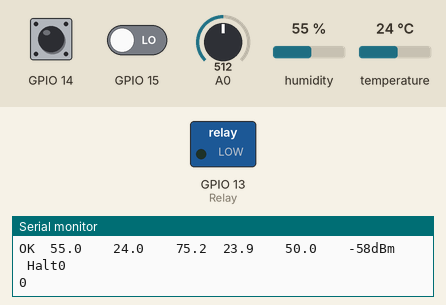
This sketch was run on a simulated ESP8266 (NodeMCU). On the bench: switched loads named in the sketch (green lamp = pin HIGH), the last lines printed to the serial monitor. The inputs (shaded band) are chosen by the test bench; at power-on: GPIO 15 LOW, GPIO 14 HIGH, A0 = 512, humidity 55 %, temperature 24 °C. WiFi joins after 1.5 s; servers stay silent unless stated.

Above: at 3.0 s.
3.1 s: GPIO 15 driven HIGH
At 4.2 s:
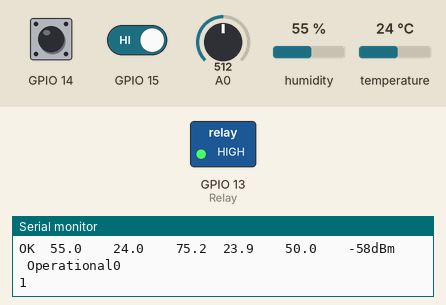
9.6 s: GPIO 15 driven LOW
At 11.4 s:
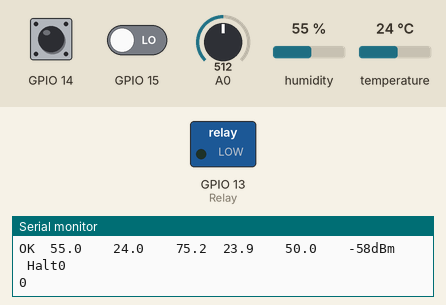
Timing chart, 0 to 12.9 s (numbered marks = the images above; inputs shaded):
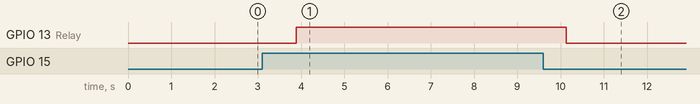

The sketch:

code.ino
```cpp
#include <ESP8266WiFi.h>
#define BLYNK_PRINT Serial
#include "DHTesp.h"
#include <BlynkSimpleEsp8266.h>
#include <SimpleTimer.h>
SimpleTimer timer;
char auth[] = "7EOx0kYMNxdCyhNVFlT5llYcp-DeS7RI";

#define DHTpin 0   //D3 of NodeMCU is GPIO14
DHTesp dht;
WiFiClient client;
WiFiServer server(80);


int Raw       = A0;      //Analog channel A0 as used to measure temperature
int threshold = 16;      //Nodemcu digital pin water sensor read-GPIO16---D0 of NodeMCU
int Relay = 13;       // GPIO13---D7 of NodeMCU--Motor connection
int WiFiStrength = 0;
int value;

const char* ssid = "Redmi";
const char* password = "partik123";

const char *host ="api.thingspeak.com";//api.thingspeak.com
String apiKey = "G3ACNARGLITZU2TB";

//To connect to IFTTT
String MakerIFTTT_Key ;
String MakerIFTTT_Event;
char *append_str(char *here, String s) {  int i=0; while (*here++ = s[i]){i++;};return here-1;}
char *append_ul(char *here, unsigned long u) { char buf[20]; return append_str(here, ultoa(u, buf, 10));}
char post_rqst[256];char *p;
char *content_length_here;
char *json_start;
int compi;

void setup(void)
{
  Serial.begin(115200);
  Blynk.begin(auth, ssid, password);
  delay(10);
  dht.setup(DHTpin, DHTesp::DHT11); //for DHT11 Connect DHT sensor to GPIO 17
  pinMode(threshold,INPUT_PULLUP); //Pin#13 as output-Activate pullup at pin 13
  pinMode(Relay, OUTPUT);       //D7 as output
  digitalWrite(Relay, LOW);     //Deactivate Relay
  // Connect to WiFi network
  Serial.println();
  Serial.print("Connecting to ");
  Serial.println(ssid);
  WiFi.begin(ssid, password);
  while (WiFi.status() != WL_CONNECTED) {
    delay(500);
    Serial.print(".");
    }
  Serial.println("");
  Serial.println("WiFi connected");

  server.begin();
  Serial.println("Server started");
  // Print the IP address on serial monitor
  Serial.print("Use this URL to connect: ");
  Serial.print("http://");
  Serial.print(WiFi.localIP());
  Serial.println("/");
  Serial.println((WiFi.localIP().toString()));
  Serial.println(".");
  Serial.println("Status\tHumidity (%)\tTemperature (C)\t(F)\tHeatIndex (C)\tMoisture(%)\tWifi-Strength\tMotor-Pump");
}

void loop() {
 //timer.run(); // Initiates SimpleTimer
 Blynk.run();
 int state = digitalRead(13);
 float h =0.0;  //Humidity level
 float t =0.0;  //Temperature in celcius
 float f =0.0;  //Temperature in fahrenheit
 double analogValue = 0.0;
 double analogVolts = 0.0;
 unsigned long timeHolder = 0;
 //delay(dht.getMinimumSamplingPeriod());
 h = dht.getHumidity();    //Read humidity level
 t = dht.getTemperature(); //Read temperature in celcius
 f = (t * 1.8 ) + 32;        //Temperature converted to Fahrenheit
 WiFiStrength = WiFi.RSSI();
 analogValue = analogRead(A0); // read the analog signal
 analogVolts = 100-(analogValue * 100) / 1024;
 Blynk.virtualWrite(V0, t);
 Blynk.virtualWrite(V1, h);
 WidgetLED led1(V2);
 Blynk.virtualWrite(V3, analogVolts);
 int chartValue = analogVolts; //(analogValue * 100) / 510;
 //chartValue = 100 - chartValue;

 Serial.print(dht.getStatusString());
 Serial.print("\t");
 Serial.print(h, 1);
 Serial.print("\t\t");
 Serial.print(t, 1);
 Serial.print("\t\t");
 Serial.print(dht.toFahrenheit(t), 1);
 Serial.print("\t");
 Serial.print(dht.computeHeatIndex(t, h, false), 1);
 Serial.print("\t\t");
 Serial.print(analogVolts, 1);
 Serial.print("\t\t");
 Serial.print(WiFiStrength);
 Serial.print("dBm");
 Serial.print("\t\t");
 if(state == HIGH)
   Serial.print("Operational");
   else{
   if(state == LOW)
    Serial.print("Halt");
   }
    Serial.println(value);
    Serial.println(state);

//delay(5000);
  WiFiClient client = server.available();   // Check if a client has connected
  String request = client.readStringUntil('\r');
  if (digitalRead(14)== LOW){
  if (digitalRead(2)== LOW) {
    Serial.println("webpage off");
    if (analogVolts<=20){
    digitalWrite(Relay, HIGH);
    value = HIGH;
    }
    if (analogVolts>=20){
    digitalWrite(Relay, LOW);
    value = LOW;
    }}}
  Serial.println("new client");
  //while(!client.available()){       // Wait until the client sends some data
    //delay(1);
  //}
      // Read the first line of the request
  Serial.println(request);
  Serial.println("***********************************************************************************************************************");
  Serial.println("Status\tHumidity (%)\tTemperature (C)\t(F)\tHeatIndex (C)\tMoisture(%)\tWifi-Strength\tMotor-Pump");
  client.flush();
  client.println("HTTP/1.1 200 OK");
  client.println("Content-Type: text/html");
  client.println(""); //  do not forget this one
  client.println("<!DOCTYPE HTML>");
  client.println("<html>");
  //

  client.println("<body bgcolor=white>");
  client.println("<h1 align=center>TEAM-OMNIPRESENT</h1><br><br>");
  client.println("<h1 align=center>Smart Irrigation</h1><br><br>");
  client.print("<h2 style=\"size:12px;\"> Webpage Controls:</h2>");
  // show some data on the webpage and the guage
  client.println("<table><tr><td>");
  client.print("WiFi Signal Strength: ");
  client.println(WiFiStrength);
  client.println("dBm<br>");
  //client.print("Moisture(%): ");
  //client.println(analogValue);
  client.print("<br>Moisture(%): ");
  client.println(analogVolts);

  client.print("<br>Temperature in Celsius =");
  client.println(t);
  client.println("<br>");
  client.print("Temperature in Fahrenheit =");
  client.println(f);
  client.println("<br>");
  client.print("Humidity =");
  client.println(h);
  client.print(" %");
  client.println("<br>");
  client.println(" <head>");
  client.println("<meta http-equiv=\"refresh\" content=\"5\">");
  client.println(" <script type=\"text/javascript\" src=\"https://www.gstatic.com/charts/loader.js\"></script>");
  client.println("  <script type=\"text/javascript\">");
  client.println("    google.charts.load('current', {'packages':['gauge']});");
  client.println("    google.charts.setOnLoadCallback(drawChart);");
  client.println("   function drawChart() {");
  client.println("      var data = google.visualization.arrayToDataTable([ ");
  client.println("        ['Label', 'Value'], ");
  client.print("        ['Moisture',  ");
  client.print(chartValue);
  client.println(" ], ");
  client.println("       ]); ");

  // setup the google chart options here
  client.println("    var options = {");
  client.println("      width: 900, height: 400,");
  client.println("      redFrom: 0, redTo: 25,");
  client.println("      yellowFrom: 25, yellowTo: 75,");
  client.println("      greenFrom: 75, greenTo: 100,");
  client.println("       minorTicks: 5");
  client.println("    };");
  client.println("   var chart = new google.visualization.Gauge(document.getElementById('chart_div'));");
  client.println("  chart.draw(data, options);");
  client.println("  setInterval(function() {");
  client.print("  data.setValue(0, 1, ");
  client.print(chartValue);
  client.println("    );");
  client.println("    chart.draw(data, options);");
  client.println("    }, 13000);");
  client.println("  }");
  client.println(" </script>");
  client.println("  </head>");
  client.println("  <body>");
  client.println("</td><td>");
  // below is the google chart html
  client.println("<div id=\"chart_div\" style=\"width: 800px; height: 320px;\"></div>");
  client.println("</td></tr></table>");
  delay(1);

  // Match the request
  if (digitalRead(14)== HIGH){
    if (digitalRead(15)== LOW)
      digitalWrite(Relay, LOW);
    if (digitalRead(15)== HIGH)
    digitalWrite(Relay, HIGH);
    }

  if(digitalRead(14)== LOW){
  if(digitalRead(2)== HIGH){
    if (request.indexOf("/Relay=STOP") != -1){
        digitalWrite(Relay, LOW);
        value = LOW;
    }
    else{
      if (request.indexOf("/Relay=ON") != -1) // If less mositure in soil start the motor otherwise stop
      {
        digitalWrite(Relay, HIGH);
        value = HIGH;
      }
      else{
      if (request.indexOf("/Relay=OFF") != -1){
          if (analogVolts<=50)// If less mositure in soil start the motor otherwise stop
          {
            digitalWrite(Relay, HIGH);
            value = HIGH;
          }
          else{
          if (analogVolts>=50){
            digitalWrite(Relay, LOW);
            value = LOW;
            }}}}}}}


      //client.println("<br><a href=\"/Up=ON\"\"><button>Refresh</button></a><br />");
  client.println("<a href=\"/Relay=ON\"\"><button>Pump On </button></a>");
  client.println("<a href=\"/Relay=OFF\"\"><button>Pump Automatic </button></a><br />");
 // client.println("<a href=\"/Relay=START\"\"><button>Pump Function Start </button></a><br />");
  client.println("<a href=\"/Relay=STOP\"\"><button>Pump Stop </button></a><br />");


 /*if(digitalRead(threshold)==HIGH)
  { // Read digital output of soil sensor
  client.println("Threshold Reached = Rain detected / Moisture exceeded / Water detected");
  }*/
  client.println("<br><br>");
  if(state == HIGH) {
   client.println("Motor/Pump Operational");
   Blynk.virtualWrite(V4, HIGH);
   led1.on();
  }
  else{
  if(state == LOW)  {
    client.print("Motor/Pump at Halt");
    Blynk.virtualWrite(V4, LOW);
    led1.off();
  }}
    client.println("</html>");
  delay(10);
  Serial.print("");
}
```

Measured:
- after the input at 3.1 s, GPIO 13 (Relay): LOW → HIGH after 0.79 s
- after the input at 9.6 s, GPIO 13 (Relay): HIGH → LOW after 0.53 s
